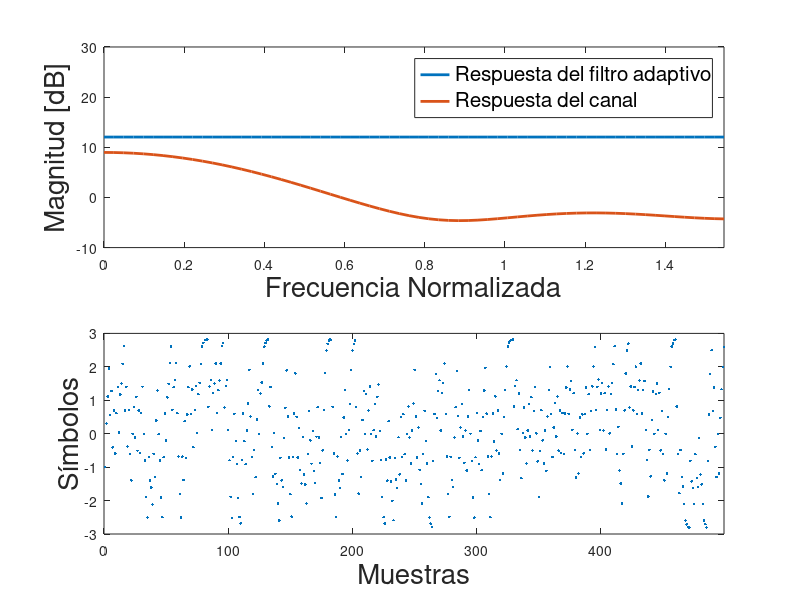

MATLAB code to generate this figure: (Note: this script raises an error after producing the figure.)
%% <------- Guia 7 - Ejercicio 5 ----------->

clc; % borra la consola
clear all; % borra todas las variables
close all; % cierra las ventanas de imagen

L=1e5;          % Longitud de la simulación
N=31;           % Tamaño del filtro de ecualización
mu=1e-4;        % Velocidad de adaptación
sigma=0.01      % Ruido

% Inicialización de vectores
sr=zeros(1,N);
h_s=zeros(1,N);
h_s((N-1)/2)=4;
x_s=zeros(1,L);
d=zeros(1,L);
e=zeros(1,L);

% Generación de símbolos aleatorios
x=(rand(1,L)>0.5)*2-1;

% Canal
h=[1 0.7 0.6 0.35 0.1 0.05 0.01];

% Filtrado de los símbolos por el canal
y=filter(h,1,x);

yo=y+randn(1,L)*sigma;

% Gráfica de respuesta en frecuencia del canal y el ecualizador
NFFT=128;
CH=fft(h,NFFT);
FC=fft(h_s,NFFT);
subplot(2,1,1)
h1=plot((0:NFFT/2-1)/NFFT*pi,20*log10(abs(FC(1:NFFT/2))));
set(h1,'linewidth',2)
hold all
h=plot((0:NFFT/2-1)/NFFT*pi,20*log10(abs(CH(1:NFFT/2))));
set(h,'linewidth',2)
xlabel('Frecuencia Normalizada','FontSize',20)
ylabel('Magnitud [dB]','FontSize',20)
h=legend('Respuesta del filtro adaptivo','Respuesta del canal')
set(h,'Fontsize',15)
axis tight
ylim([-10,30])
% Gráfica de los símbolos recibidos
subplot(2,1,2)
h2=plot(yo(1:500),'.');
axis tight
ylim([-3,3])
xlim([0,499])
xlabel('Muestras','FontSize',20)
ylabel('Símbolos','FontSize',20)


%Bucle de procesamiento del receptor
for n=1:L

  % Registro de desplazamiento
  sr=[yo(n) sr(1:end-1)];

  %% Insertar filtrado de muestras con h_s (^h o h sombrero) para obtener x_s[n] (^x o x sombrero)
  % ->
%  x_s(n) = sr(n)*h_s(n)';
   x_s = sr * h_s';
%  for i = 1:N
%    x_s(n) = x_s(n) + ( h_s(i) * sr(i) ); % sumatoria de convolución
%  end

  % Señal de referencia obtenida a partir de x_s 
  d(n)=(x_s(n)>0)*2-1;

  % Señal de error
  e(n)=x_s(n)-d(n);

  % Insertar adaptacion de coeficientes para obtener los coeficientes actualizados de h_s
  % ->
  h_s(n+1) = h_s(n) - mu * e(n) * yo(n);

  % Actualización de gráficos
  if (mod(n,1000)==0)

    subplot(2,1,1);
    FC=fft(h_s,NFFT);
    delete(h1);
    h1=plot((0:NFFT/2-1)/NFFT*pi,20*log10(abs(FC(1:NFFT/2))),'b');
    set(h1,'linewidth',2);
    subplot(2,1,2);
    ylim([-3,3])
    h2=plot(x_s(n-499:n),'.');
    drawnow

  end
end
